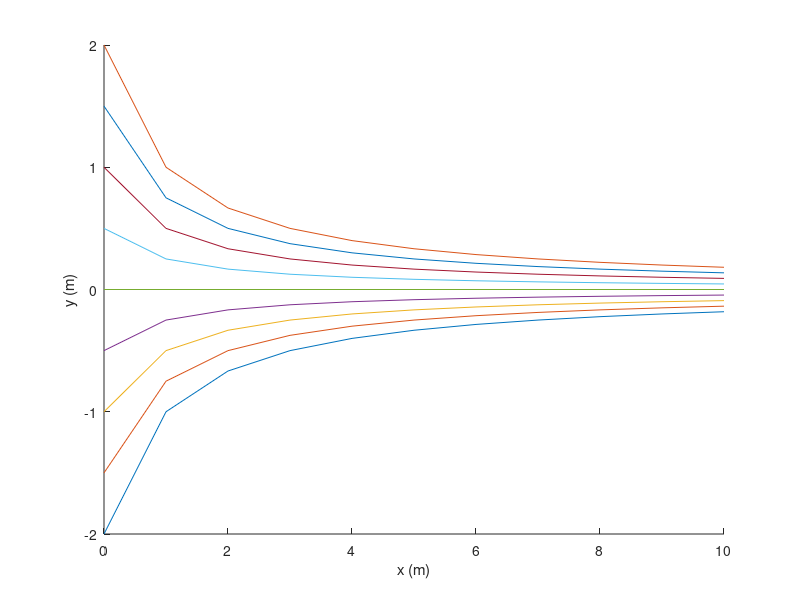

MATLAB code for this plot: (Note: this script raises an error after producing the figure.)
U0 = 1;
b = 1;
C = -2:0.5:2;

x = 0:1:10;

figure();
hold on;
for c = C
   y = c./(U0 + b.*x);
   plot(x,y);
end
xlabel('x (m)');
ylabel('y (m)');
legend(string(C));
